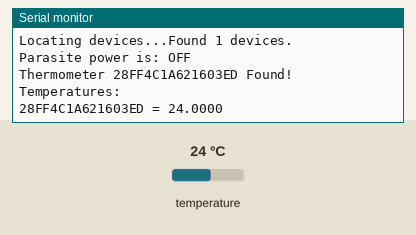
A sketch run on a simulated Arduino Uno, built with avr-gcc and run on an emulated ATmega328P. Shown: the last lines printed to the serial monitor. Inputs (shaded band) come from the test bench; at power-on: temperature 24 °C.

Above: at 1.4 s.
1.5 s: temperature set to 12 °C
At 2.8 s:
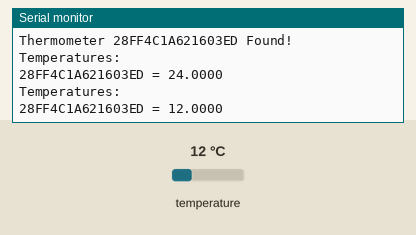
3.0 s: temperature set to 19 °C
At 3.7 s:
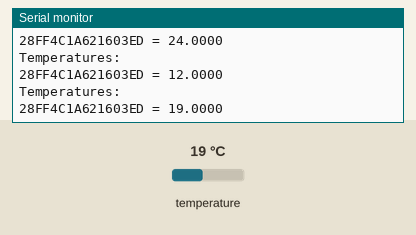
Timing chart, 0 to 6.0 s (numbered marks = the images above; inputs shaded):
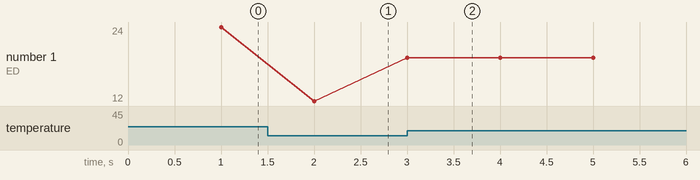

Measured:
- after the input at 1.5 s, the serial monitor: prints a new line after 0.50 s (image 1)
- after the input at 3.0 s, the serial monitor: prints a new line at once (image 2)
- plotted number 1: 24 → 12 after the input at 1.5 s, 12 → 19 after the input at 3.0 s

The sketch:

ThermoBus.ino
```cpp
/*
 Name:		ThermoBus.ino
 Created:	20.03.19 12:34:11
 Author:	Igor Shevchenko
*/

// the setup function runs once when you press reset or power the board
#include <OneWire.h>
#include <DallasTemperature.h>

#define ONE_WIRE_BUS	2

OneWire bus(ONE_WIRE_BUS);
DallasTemperature thermometers(&bus);

DeviceAddress *addrThermometers;
int tCnt = 0;
unsigned long lastLoop = millis();

// function to print a device address
void printAddress(DeviceAddress deviceAddress)
{
	for (uint8_t i = 0; i < 8; i++)
	{
		// zero pad the address if necessary
		if (deviceAddress[i] < 16) Serial.print("0");
		Serial.print(deviceAddress[i], HEX);
	}
}


void setup() {

	Serial.begin(115200);
	Serial.println("Start thermometer testing");

	thermometers.begin();
	Serial.print("Locating devices...");
	Serial.print("Found ");
	tCnt = thermometers.getDS18Count();
	Serial.print(tCnt, DEC);
	Serial.println(" devices.");

	// report parasite power requirements
	Serial.print("Parasite power is: ");
	if (thermometers.isParasitePowerMode()) Serial.println("ON");
	else Serial.println("OFF");

	// Iterate devices
	addrThermometers = new DeviceAddress[tCnt];

	for (int i = 0; i < tCnt; i++) {
		bool res = thermometers.getAddress(addrThermometers[i], i);
		if (!res) {
			Serial.println("The thermometer:" + String(i) + " not found!");
		}
		else {
			Serial.print("Thermometer ");
			printAddress(addrThermometers[i]);
			Serial.println(" Found!");
		}
	}

	thermometers.setResolution(10);
	thermometers.requestTemperatures();
}

// the loop function runs over and over again until power down or reset
void loop() {
	//Serial.println("Loop:" + String(millis()) + "#" + String(lastLoop));
	if (millis() - lastLoop >= 1000) {
		lastLoop = millis();
		Serial.println("Temperatures:");
		for (int i = 0; i < tCnt; i++) {
			printAddress(addrThermometers[i]);
			Serial.println(" = " + String(thermometers.getTempC(addrThermometers[i]),4));
		}
		thermometers.requestTemperatures();
	}
}
```
